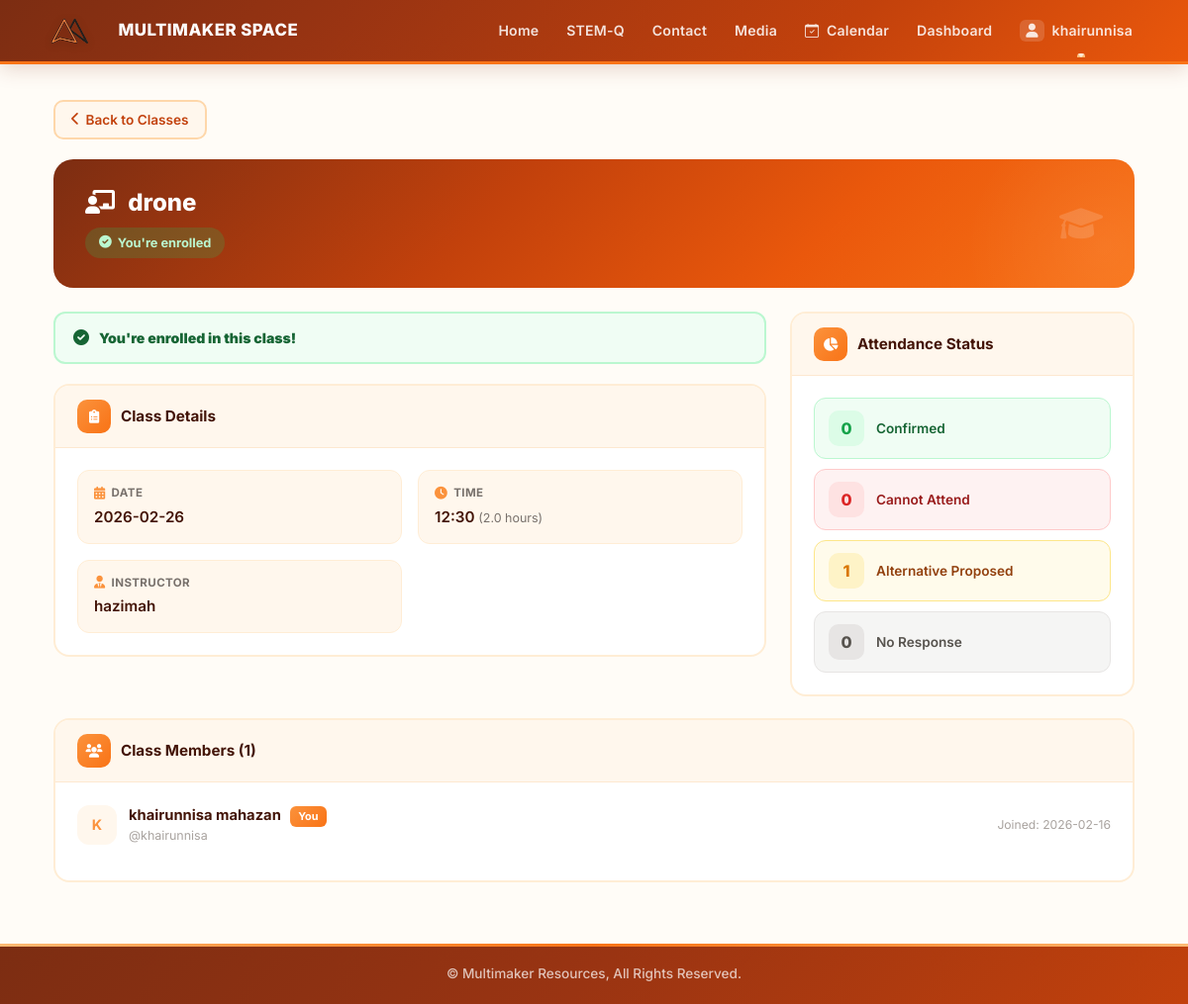
/class-details/2 (signed in), run on the app's committed database.
### tables this page shows
CREATE TABLE users (
                id INTEGER PRIMARY KEY AUTOINCREMENT,
                username TEXT UNIQUE NOT NULL,
                email TEXT UNIQUE NOT NULL,
                password TEXT NOT NULL,
                full_name TEXT NOT NULL,
                role TEXT DEFAULT 'student',
                is_approved BOOLEAN DEFAULT 0,
                created_at DATETIME DEFAULT CURRENT_TIMESTAMP
            , must_change_password BOOLEAN DEFAULT 0);

CREATE TABLE class_schedule (
                id INTEGER PRIMARY KEY AUTOINCREMENT,
                class_name TEXT NOT NULL,
                class_date DATE NOT NULL,
                time TEXT NOT NULL,
                instructor TEXT NOT NULL,
                duration TEXT NOT NULL,
                admin_notes TEXT DEFAULT '',
                created_at DATETIME DEFAULT CURRENT_TIMESTAMP
            );

### app.py (the view)
@app.route('/class-details/<int:class_id>')
@login_required
def class_details(class_id):
    current_user = get_current_user()
    try:
        conn = get_db_connection()
        class_info = conn.execute('''
            SELECT * FROM class_schedule
            WHERE id = ?
        ''', (class_id,)).fetchone()
        if not class_info:
            flash('Class not found.', 'danger')
            return redirect(url_for('browse_classes'))
        class_info_dict = dict(class_info)
        is_enrolled = conn.execute('''
            SELECT 1 FROM class_students
            WHERE user_id = ? AND class_id = ?
        ''', (current_user['id'], class_id)).fetchone() is not None
        students = conn.execute('''
            SELECT u.id, u.username, u.full_name,
                   cst.enrolled_date as enrolled_date
            FROM users u
            JOIN class_students cst ON u.id = cst.user_id
            WHERE cst.class_id = ?
            ORDER BY u.full_name
        ''', (class_id,)).fetchall()
        students_list = [dict(student) for student in students]
        stats = None
        if is_enrolled:
            stats_record = conn.execute('''
                SELECT
                    COUNT(CASE WHEN a.can_attend = 1 THEN 1 END) as attending,
                    COUNT(CASE WHEN a.can_attend = 0 THEN 1 END) as not_attending,
                    COUNT(CASE WHEN a.can_attend = 2 THEN 1 END) as alternative,
                    COUNT(CASE WHEN a.can_attend IS NULL THEN 1 END) as no_response
                FROM attendance a
                WHERE a.class_id = ?
            ''', (class_id,)).fetchone()
            if stats_record:
                stats = dict(stats_record)
            else:
                stats = {
                    'attending': 0,
                    'not_attending': 0,
                    'alternative': 0,
                    'no_response': 0
                }
        conn.close()
        conn = get_db_connection()
        user_classes = conn.execute('''
            SELECT class_id FROM class_students
            WHERE user_id = ?
        ''', (current_user['id'],)).fetchall()
        user_class_ids = [row['class_id'] for row in user_classes]
        conn.close()
        return render_template('class_details.html',
                             class_info=class_info_dict,
                             is_enrolled=is_enrolled,
                             students=students_list,
                             stats=stats,
                             user=current_user,
                             user_class_ids=user_class_ids)
    except sqlite3.OperationalError as e:
        print(f"Database error in class_details: {e}")
        if "no such column: cst.enrolled_date" in str(e):
            return render_class_details_without_enrolled_date(class_id, current_user)
        elif "no such table" in str(e):
            flash('Database tables are not properly set up.', 'danger')
            return redirect(url_for('student_dashboard'))
        else:
            flash('Database error occurred.', 'danger')
            return redirect(url_for('browse_classes'))
    except Exception as e:
        print(f"Error in class_details: {e}")
        import traceback
        traceback.print_exc()
        flash('An error occurred while loading class details.', 'danger')
        return redirect(url_for('browse_classes'))

### templates/class_details.html (shortened to what this page needs)
{% extends "base.html" %}
{% block content %}
<div class="container mt-2">
    <a href="/browse-classes" class="cd-back">
        <i class="fas fa-chevron-left"></i> Back to Classes
    </a>
    <div class="cd-banner">
        <h2><i class="fas fa-chalkboard-teacher" style="margin-right: 8px;"></i> {{ class_info.class_name }}</h2>
        <div style="margin-top: 10px;">
            {% if is_enrolled %}
            <span class="cd-enroll-badge enrolled">
                <i class="fas fa-check-circle"></i> You're enrolled
            </span>
            {% else %}
            <span class="cd-enroll-badge not-enrolled">
                <i class="fas fa-info-circle"></i> Not enrolled
            </span>
            {% endif %}
        </div>
        <i class="fas fa-graduation-cap banner-icon"></i>
    </div>
    <div class="row">
        <div class="col-md-8">
            {% if is_enrolled %}
            <div class="cd-alert success">
                <i class="fas fa-check-circle"></i>
                <div><strong>You're enrolled in this class!</strong></div>
            </div>
            {% endif %}
            <div class="cd-card" style="animation-delay: 0.15s;">
                <div class="cd-card-header">
                    <div class="cd-hicon"><i class="fas fa-clipboard-list"></i></div>
                    <h5>Class Details</h5>
                </div>
                <div class="cd-card-body">
                    <div class="cd-detail-grid">
                        <div class="cd-detail-item">
                            <div class="cd-detail-label"><i class="fas fa-calendar-alt"></i> Date</div>
                            <p class="cd-detail-value">{{ class_info.class_date }}</p>
                        </div>
                        <div class="cd-detail-item">
                            <div class="cd-detail-label"><i class="fas fa-clock"></i> Time</div>
                            <p class="cd-detail-value">
                                {% if class_info.time %}
                                    {{ class_info.time }}
                                {% else %}
                                    TBA
                                {% endif %}
                                {% if class_info.duration %}
                                    <span class="cd-sub">({{ class_info.duration }} hours)</span>
                                {% endif %}
                            </p>
                        </div>
                        {% if class_info.instructor %}
                        <div class="cd-detail-item">
                            <div class="cd-detail-label"><i class="fas fa-user-tie"></i> Instructor</div>
                            <p class="cd-detail-value">{{ class_info.instructor }}</p>
                        </div>
                        {% endif %}
                    </div>
                </div>
            </div>
        </div>
        {% if is_enrolled %}
        <div class="col-md-4">
            <div class="cd-card" style="animation-delay: 0.2s;">
                <div class="cd-card-header">
                    <div class="cd-hicon"><i class="fas fa-chart-pie"></i></div>
                    <h5>Attendance Status</h5>
                </div>
                <div class="cd-card-body">
                    <div class="cd-stat-grid">
                        <div class="cd-stat-row confirmed">
                            <div class="cd-stat-num">
                                {% if stats %}{{ stats.attending }}{% else %}0{% endif %}
                            </div>
                            <div class="cd-stat-label">Confirmed</div>
                        </div>
                        <div class="cd-stat-row absent">
                            <div class="cd-stat-num">
                                {% if stats %}{{ stats.not_attending }}{% else %}0{% endif %}
                            </div>
                            <div class="cd-stat-label">Cannot Attend</div>
                        </div>
                        <div class="cd-stat-row alternative">
                            <div class="cd-stat-num">
                                {% if stats %}{{ stats.alternative }}{% else %}0{% endif %}
                            </div>
                            <div class="cd-stat-label">Alternative Proposed</div>
                        </div>
                        <div class="cd-stat-row pending">
                            <div class="cd-stat-num">
                                {% if stats %}{{ stats.no_response }}{% else %}0{% endif %}
                            </div>
                            <div class="cd-stat-label">No Response</div>
                        </div>
                    </div>
                </div>
            </div>
        </div>
        {% endif %}
    </div>
    <div class="cd-card" style="animation-delay: 0.3s;">
        <div class="cd-card-header">
            <div class="cd-hicon"><i class="fas fa-users"></i></div>
            <h5>Class Members ({{ students|length }})</h5>
        </div>
        <div class="cd-card-body">
            {% if students %}
                {% for student in students %}
                <div class="cd-member">
                    <div class="cd-member-left">
                        <div class="cd-member-avatar">
                            {{ student.full_name[0]|upper }}
                        </div>
                        <div>
                            <p class="cd-member-name">
                                {{ student.full_name }}
                                {% if student.id == user.id %}
                                <span class="cd-you-badge">You</span>
                                {% endif %}
                            </p>
                            <p class="cd-member-user">@{{ student.username }}</p>
                        </div>
                    </div>
                    <div class="cd-member-date">
                        {% if student.enrolled_date %}
                            Joined: {{ student.enrolled_date[:10] }}
                        {% else %}
                            Member
                        {% endif %}
                    </div>
                </div>
                {% endfor %}
            {% else %}
                <div class="cd-empty">
                    <i class="fas fa-inbox"></i>
                    <p>No students enrolled yet</p>
                </div>
            {% endif %}
        </div>
    </div>
</div>
{% endblock %}

### templates/base.html (shortened to what this page needs)
<!DOCTYPE html>
<html lang="en">
<head>
    <link href="https://cdn.jsdelivr.net/npm/bootstrap@5.1.3/dist/css/bootstrap.min.css" rel="stylesheet">
    <link rel="stylesheet" href="https://cdnjs.cloudflare.com/ajax/libs/font-awesome/6.0.0/css/all.min.css">
    <link rel="stylesheet" href="https://cdn.jsdelivr.net/npm/bootstrap-icons@1.8.1/font/bootstrap-icons.css">
    <link rel="stylesheet" href="{{ url_for('static', filename='css/style.css') }}">
    <link rel="stylesheet" href="https://cdn.jsdelivr.net/npm/bootstrap-icons@1.11.3/font/bootstrap-icons.min.css">
</head>
<body>
    <nav class="navbar navbar-expand-lg navbar-mm">
        <div class="container">
            <a class="navbar-brand" href="{{ url_for('index') }}">
                <img src="{{ url_for('static', filename='images/MS.png') }}" alt="Multimaker Space Logo" class="navbar-logo">
                MULTIMAKER SPACE
            </a>
            <div class="collapse navbar-collapse" id="navbarNav">
                <ul class="navbar-nav ms-auto">
                    <li class="nav-item"><a class="nav-link" href="{{ url_for('index') }}">Home</a></li>
                    <li class="nav-item"><a class="nav-link" href="{{ url_for('stem_q') }}">STEM-Q</a></li>
                    <li class="nav-item"><a class="nav-link" href="{{ url_for('contact') }}">Contact</a></li>
                    {% if session.user_id and session.role == 'admin' %}
                    <li class="nav-item dropdown">
                        <a class="nav-link dropdown-toggle" href="#" role="button" data-bs-toggle="dropdown">
                            <i class="fas fa-images me-1"></i> Media
                        </a>
                        <ul class="dropdown-menu">
                            <li><a class="dropdown-item" href="{{ url_for('media_gallery') }}">
                                <i class="fas fa-eye me-2"></i>View Gallery
                            </a></li>
                            <li><a class="dropdown-item" href="{{ url_for('admin_media') }}">
                                <i class="fas fa-cog me-2"></i>Manage Media
                            </a></li>
                        </ul>
                    </li>
                    {% else %}
                    <li class="nav-item"><a class="nav-link" href="{{ url_for('media_gallery') }}">Media</a></li>
                    {% endif %}
                    {% if session.user_id %}
                        {% if session.role == 'student' %}
                            <li class="nav-item">
                                <a class="nav-link" href="{{ url_for('student_calendar') }}">
                                    <i class="bi bi-calendar-check me-1"></i> Calendar
                                </a>
                            </li>
                            <li class="nav-item"><a class="nav-link" href="{{ url_for('student_dashboard') }}">Dashboard</a></li>
                        {% endif %}
                        <li class="nav-item dropdown">
                            <a class="nav-link dropdown-toggle" href="#" role="button" data-bs-toggle="dropdown">
                                <i class="fas fa-user me-1"></i> {{ session.username }}
                            </a>
                        </li>
                    {% else %}
                        <li class="nav-item"><a class="nav-link" href="{{ url_for('login') }}">Login</a></li>
                    {% endif %}
                </ul>
            </div>
        </div>
    </nav>
    <div class="container content-wrap">
        <div class="container-main">
            {% block content %}{% endblock %}
        </div>
    </div>
    <footer class="footer-mm">
        <p>&copy; Multimaker Resources, All Rights Reserved.</p>
    </footer>
</body>
</html>

### data on the page
users: username "khairunnisa", full_name "K", full_name "khairunnisa mahazan", shows "You", created_at "2026-02-16"
class_schedule: class_name "drone", class_date "2026-02-26", time "12:30", duration "2.0", instructor "hazimah"

### other printed values
{{ stats.attending }} "0"
{{ stats.not_attending }} "0"
{{ stats.alternative }} "1"
{{ stats.no_response }} "0"
{{ students|length }} "1"
